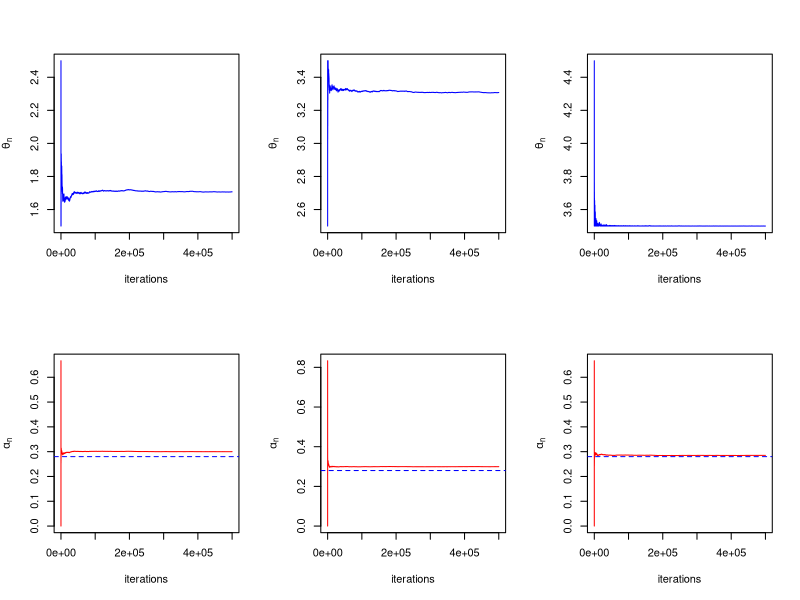

Reproduce this figure in R.
## Example 1 from Yves F. Atchade's "ADAPTIVE MARKOV CHAIN MONTE CARLO CONFIDENCE INTERVALS"

# define beta
beta <- 0.75

# define target distribution
pi_x <- function(x){
  return (ifelse( (x >= -beta-1 & x <= -beta) | (x >= beta & x <= beta+1), 0.5, 0))
}

# define proposal distribution
q_xy <- function(x,y,t){
  return(ifelse( (y >= x-t) & (y <= x + t), 1/(2*t), 0))
}

sample.size <- 5e5
chains<-function(shift=0){
  # create the markov chain
  x <- numeric(sample.size)
  # create theta_n's
  theta <- numeric(sample.size)
  # the acceptance probability
  alpha <- numeric(sample.size)
  # setting up a and A required, from D. Hastie's PhD thesis (Eq 4.1 and Eq 4.2)
  a <- 2*beta+shift
  A <- a+1

  #starting values
  x[1] <- .75
  theta[1] <- (a+A)/2

  for (i in 2:sample.size){
    if(i%%1e5==0) print(i/1e5)
    y <- runif(n=1, min=x[i-1]-theta[i-1], max=x[i-1]+theta[i-1])
    acc.prob <- min(1, pi_x(y)*q_xy(y,x[i-1],theta[i-1])/(pi_x(x[i-1])*q_xy(x[i-1],y,theta[i-1])))
    if(runif(1) < acc.prob){
      x[i] <- y
      alpha[i] <- 1
      theta[i] <- max(a, min(theta[i-1] + (10/(i-1))*(1-0.3), A))

    }else{
      x[i] <- x[i-1]
      alpha[i] <- 0
      theta[i] <- max(a, min(theta[i-1] + (10/(i-1))*(0-0.3), A))
    }
  }
  return(list(alpha=alpha,theta=theta,x=x))
}
par(mfcol=c(2,3))
for(i in c(0,1,2)){
  chain <-chains(i)
  plot(chain$theta,type="l",ylab=expression(theta[n]),xlab ="iterations",col="blue")
  plot(cumsum(chain$alpha)/(1:sample.size),type="l",col="red",ylab=expression(alpha[n]),xlab="iterations")
  abline(h=0.28,lty=2,col="blue")
}
